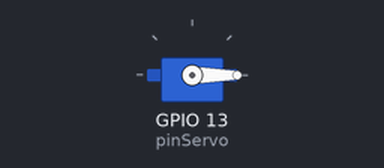
Simulated run of this sketch. Board: ESP32. On the bench: servo.

Above: at 0.05 s.
At 1.5 s:
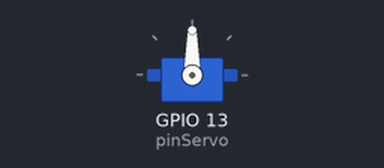
At 3.0 s:
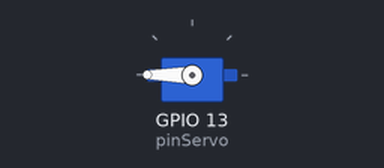
Timing chart, 0 to 6.9 s (numbered marks = the images above):
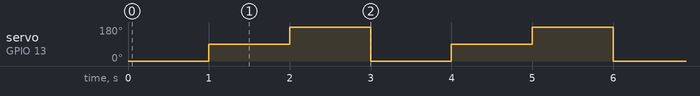

Measured:
- by itself, servo on GPIO 13 (pinServo): repeats every 3.0 s: 180° 1.0 s, 0° 1.0 s, 90° 1.0 s

The sketch:

NanoReto4_Ejemplo.ino
```cpp
#include <ESP32Servo.h>

Servo miServo;

const int pinServo = 13; // Pin GPIO al que está conectado el servo

void setup()
{
  miServo.attach(pinServo);
}
void loop()
{
  miServo.write(0);    // Mover el servo a 0 grados
  delay(1000);         // Esperar 1 segundo
  miServo.write(90);   // Mover el servo a 90 grados
  delay(1000);         // Esperar 1 segundo
  miServo.write(180);  // Mover el servo a 180 grados
  delay(1000);         // Esperar 1 segundo
}
```
